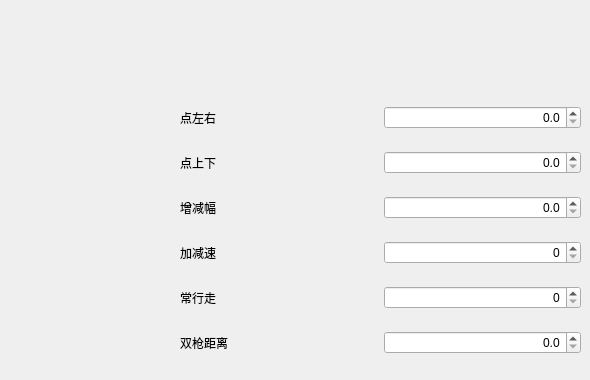
   <widget class="QWidget" name="tab_3">
    <attribute name="title">
     <string>  公共参数</string>
    </attribute>
    <widget class="QWidget" name="layoutWidget">
     <property name="geometry">
      <rect>
       <x>180</x>
       <y>90</y>
       <width>401</width>
       <height>281</height>
      </rect>
     </property>
     <layout class="QGridLayout" name="gridLayout_63">
      <item row="1" column="0">
       <widget class="QLabel" name="label_16">
        <property name="text">
         <string>点上下</string>
        </property>
       </widget>
      </item>
      <item row="3" column="0">
       <widget class="QLabel" name="label_18">
        <property name="text">
         <string>加减速</string>
        </property>
       </widget>
      </item>
      <item row="4" column="0">
       <widget class="QLabel" name="label_19">
        <property name="text">
         <string>常行走</string>
        </property>
       </widget>
      </item>
      <item row="2" column="0">
       <widget class="QLabel" name="label_17">
        <property name="text">
         <string>增减幅</string>
        </property>
       </widget>
      </item>
      <item row="5" column="0">
       <widget class="QLabel" name="label_20">
        <property name="text">
         <string>双枪距离</string>
        </property>
       </widget>
      </item>
      <item row="0" column="0">
       <widget class="QLabel" name="label_7">
        <property name="text">
         <string>点左右</string>
        </property>
       </widget>
      </item>
      <item row="0" column="1">
       <widget class="QDoubleSpinBox" name="doubleSpinBox">
        <property name="wrapping">
         <bool>false</bool>
        </property>
        <property name="frame">
         <bool>true</bool>
        </property>
        <property name="alignment">
         <set>Qt::AlignRight|Qt::AlignTrailing|Qt::AlignVCenter</set>
        </property>
        <property name="decimals">
         <number>1</number>
        </property>
        <property name="maximum">
         <double>9999.000000000000000</double>
        </property>
       </widget>
      </item>
      <item row="1" column="1">
       <widget class="QDoubleSpinBox" name="doubleSpinBox_2">
        <property name="alignment">
         <set>Qt::AlignRight|Qt::AlignTrailing|Qt::AlignVCenter</set>
        </property>
        <property name="decimals">
         <number>1</number>
        </property>
        <property name="maximum">
         <double>9999.000000000000000</double>
        </property>
       </widget>
      </item>
      <item row="5" column="1">
       <widget class="QDoubleSpinBox" name="doubleSpinBox_6">
        <property name="alignment">
         <set>Qt::AlignRight|Qt::AlignTrailing|Qt::AlignVCenter</set>
        </property>
        <property name="decimals">
         <number>1</number>
        </property>
        <property name="maximum">
         <double>9999.000000000000000</double>
        </property>
       </widget>
      </item>
      <item row="4" column="1">
       <widget class="QSpinBox" name="spinBox_5">
        <property name="alignment">
         <set>Qt::AlignRight|Qt::AlignTrailing|Qt::AlignVCenter</set>
        </property>
        <property name="maximum">
         <number>9999</number>
        </property>
       </widget>
      </item>
      <item row="3" column="1">
       <widget class="QSpinBox" name="spinBox_4">
        <property name="alignment">
         <set>Qt::AlignRight|Qt::AlignTrailing|Qt::AlignVCenter</set>
        </property>
        <property name="maximum">
         <number>9999</number>
        </property>
       </widget>
      </item>
      <item row="2" column="1">
       <widget class="QDoubleSpinBox" name="doubleSpinBox_3">
        <property name="alignment">
         <set>Qt::AlignRight|Qt::AlignTrailing|Qt::AlignVCenter</set>
        </property>
        <property name="decimals">
         <number>1</number>
        </property>
        <property name="maximum">
         <double>9999.000000000000000</double>
        </property>
       </widget>
      </item>
     </layout>
    </widget>
   </widget>
